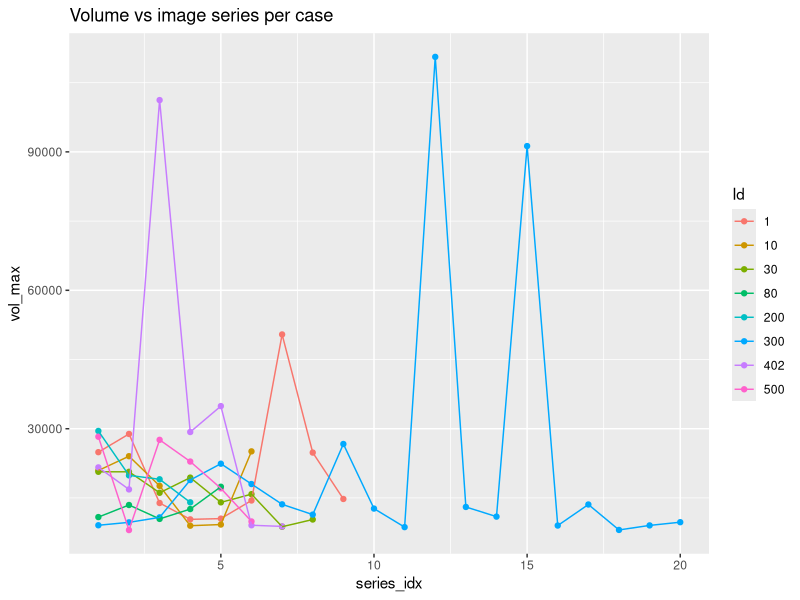
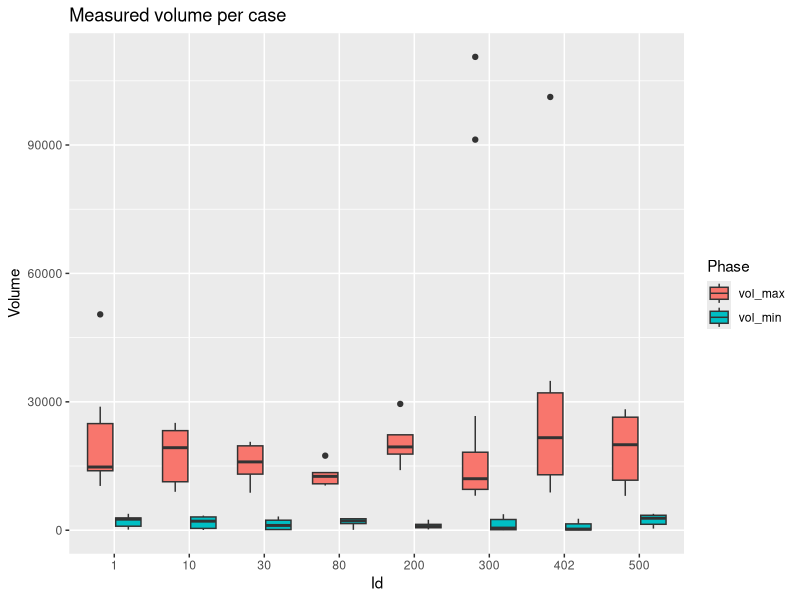
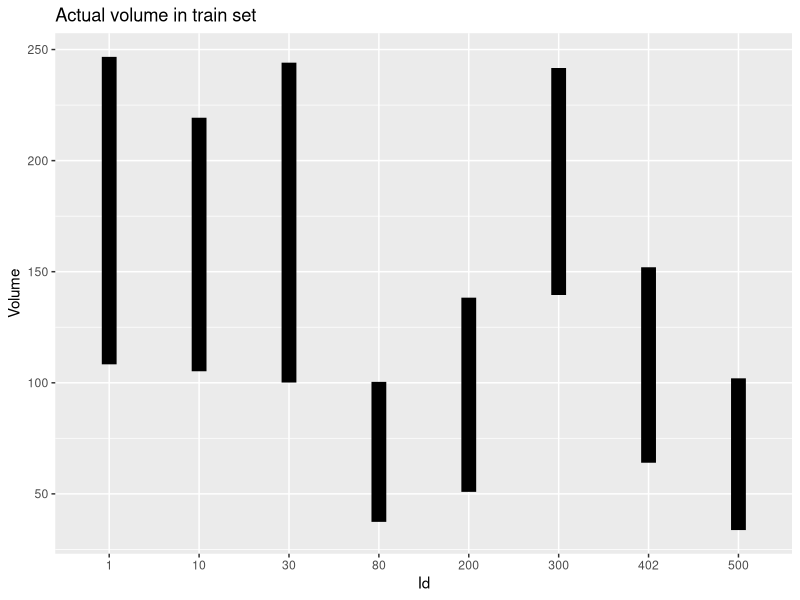

Source code (R) for these figures, in order:
library(tidyr)
library(ggplot2)
library(dplyr)
library(data.table)

imageData <- fread('imageData.csv')

imageData <- group_by(imageData, case, series)
# add some meta info: index of image in series, nr of differently segmented images
for (n in 1:nrow(imageData)) {
  if (n == 1 || (imageData$series[n] != imageData$series[n-1])) {
    imageData$in_series_rank[n] <- 1
  } else {
    imageData$in_series_rank[n] <- 1+imageData$in_series_rank[n-1]
  }
  if (n == 1 || (imageData$case[n] != imageData$case[n-1])) {
    imageData$series_idx[n] <- 1
  } else {
    imageData$series_idx[n] <- 1+imageData$series_idx[n-1]
  }
}
imageData <- ungroup(imageData) %>% 
  mutate(Id=case) %>%
  select(-case)

imageData$Id <- factor(imageData$Id,levels=sort(unique(imageData$Id)))
print(ggplot(data=imageData, aes(x=series_idx, y=vol_max, colour=Id))+geom_point()+geom_line()+
  ggtitle("Volume vs image series per case"))

sumImageData <- select(imageData, vol_min, vol_max, Id) %>% gather(Phase, Volume, -Id)
print(ggplot(data=sumImageData, aes(y=Volume, x=Id, fill=Phase))+geom_boxplot()+
  ggtitle("Measured volume per case"))

train <- fread('data/train.csv') 
train$Id <- factor(train$Id,levels=sort(unique(train$Id)))
print(ggplot(data=filter(train, Id %in% imageData$Id) %>% gather(Phase, Volume, -Id), 
             aes(x=Id, y=Volume))+geom_line(size=5)+
        ggtitle("Actual volume in train set"))

# scale measured to actual, combine in one plot
measured_med <- sapply(select(imageData, vol_min, vol_max), median)
actual_med <- sapply(select(filter(train, Id %in% imageData$Id), -Id), median)
scale <- actual_med[2] / measured_med[2]
print(scale)
# TODO combine both in one plot now

